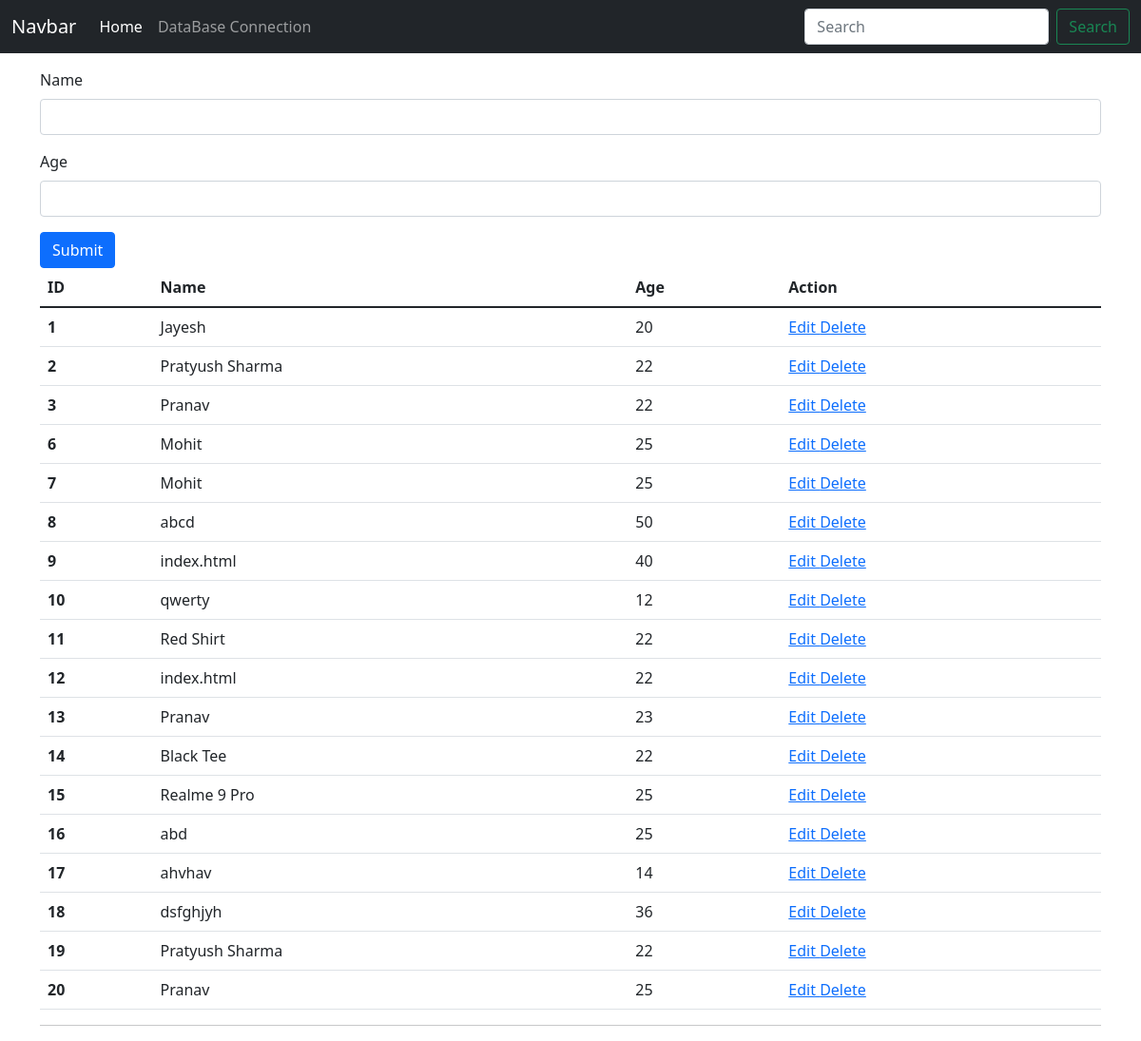
The page / on the database its author committed.
### tables this page shows
CREATE TABLE `details` (
  `id` int(11) NOT NULL,
  `name` varchar(255) NOT NULL,
  `age` int(11) NOT NULL
);

### logic.php (called while the page is built, shortened)
<?php
function db(){
    $conn=mysqli_connect("localhost","root","","php-tut");
    return $conn;
}
function view(){
    $conn=db();
    $sql="Select * from details ";
    $query=mysqli_query($conn,$sql);
    return $query;
}

### index.php (the view, shortened to what this page needs)
<!doctype html>
<html lang="en">
  <head>
   <?php include 'header.php'?>
  </head>
  <body>
  <?php
  include 'navbar.php';
  include 'logic.php';
  ?>
    <div class="container my-3">
        <form method="POST"  >
            <div class="mb-3">
                <label for="exampleInputEmail1" class="form-label">Name</label>
                <input type="text" class="form-control" name="name" id="exampleInputEmail1" aria-describedby="emailHelp">
            </div>
            <div class="mb-3">
                <label for="exampleInputPassword1" class="form-label">Age</label>
                <input type="number" class="form-control" name="age" id="exampleInputPassword1">
            </div>
            <button type="submit" name="submit" class="btn btn-primary">Submit</button>
        </form>
        <table class="table">
          <thead>
            <tr>
              <th scope="col">ID</th>
              <th scope="col">Name</th>
              <th scope="col">Age</th>
              <th scope="col">Action</th>
            </tr>
          </thead>
          <tbody>
            <?php
            $result=view();
            if(mysqli_num_rows($result)==0){
              echo "No data";
            }
            else{
              while($data=mysqli_fetch_array($result)){
                ?>
                <tr>
                  <th scope="row"><?=$data['id']?></th>
                  <td><?=$data['name']?></td>
                  <td><?=$data['age']?></td>
                  <td><a href="edit.php?id=<?=$data['id']?>">Edit </a> <a href="delete.php?id=<?=$data['id']?>">Delete </a></td>
                </tr>
                <?php
              }
            }
            ?>
          </tbody>
        </table>
    <hr>
    </div>
  </body>
</html>

### header.php (shortened to what this page needs)
<link href="https://cdn.jsdelivr.net/npm/bootstrap@5.1.3/dist/css/bootstrap.min.css" rel="stylesheet">

### navbar.php (shortened to what this page needs)
<nav class="navbar navbar-expand-lg navbar-dark bg-dark">
        <div class="container-fluid">
            <a class="navbar-brand" href="#">Navbar</a>
            <div class="collapse navbar-collapse" id="navbarSupportedContent">
            <ul class="navbar-nav me-auto mb-2 mb-lg-0">
                <li class="nav-item">
                <a class="nav-link active" aria-current="page" href="index.php">Home</a>
                </li>
                <li class="nav-item">
                <a class="nav-link" href="db.php">DataBase Connection</a>
                </li>
            </ul>
            <form class="d-flex">
                <input class="form-control me-2" type="search" placeholder="Search" aria-label="Search">
                <button class="btn btn-outline-success" type="submit">Search</button>
            </form>
            </div>
        </div>
    </nav>

### rows shown on the page
details: id "1", name "Jayesh", age "20"
details: id "2", name "Pratyush Sharma", age "22"
details: id "3", name "Pranav", age "22"
details: id "6", name "Mohit", age "25"
details: id "7", name "Mohit", age "25"
details: id "8", name "abcd", age "50"
details: id "9", name "index.html", age "40"
details: id "10", name "qwerty", age "12"
details: id "11", name "Red Shirt", age "22"
details: id "12", name "index.html", age "22"
details: id "13", name "Pranav", age "23"
details: id "14", name "Black Tee", age "22"
details: id "15", name "Realme 9 Pro", age "25"
details: id "16", name "abd", age "25"
details: id "17", name "ahvhav", age "14"
details: id "18", name "dsfghjyh", age "36"
details: id "19", name "Pratyush Sharma", age "22"
details: id "20", name "Pranav", age "25"
